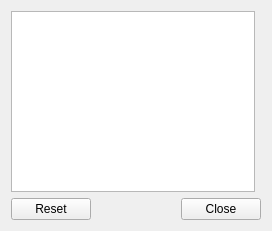
<?xml version="1.0" encoding="UTF-8"?>
<ui version="4.0">
 <class>ConfigDialog</class>
 <widget class="QWidget" name="ConfigDialog">
  <property name="geometry">
   <rect>
    <x>0</x>
    <y>0</y>
    <width>272</width>
    <height>231</height>
   </rect>
  </property>
  <property name="windowTitle">
   <string>Dialog</string>
  </property>
  <layout class="QVBoxLayout" name="verticalLayout">
   <item>
    <layout class="QHBoxLayout" name="horizontalLayout">
     <item>
      <widget class="LxQt::PageSelectWidget" name="moduleList">
       <property name="horizontalScrollBarPolicy">
        <enum>Qt::ScrollBarAlwaysOff</enum>
       </property>
      </widget>
     </item>
     <item>
      <layout class="QVBoxLayout" name="verticalLayout_3">
       <item>
        <widget class="QStackedWidget" name="stackedWidget">
         <property name="currentIndex">
          <number>-1</number>
         </property>
        </widget>
       </item>
      </layout>
     </item>
    </layout>
   </item>
   <item>
    <widget class="QDialogButtonBox" name="buttons">
     <property name="orientation">
      <enum>Qt::Horizontal</enum>
     </property>
     <property name="standardButtons">
      <set>QDialogButtonBox::Close|QDialogButtonBox::Reset</set>
     </property>
    </widget>
   </item>
  </layout>
 </widget>
 <customwidgets>
  <customwidget>
   <class>LxQt::PageSelectWidget</class>
   <extends>QListWidget</extends>
   <header location="global">configdialog/pageselectwidget.h</header>
  </customwidget>
 </customwidgets>
 <tabstops>
  <tabstop>moduleList</tabstop>
  <tabstop>buttons</tabstop>
 </tabstops>
 <resources/>
 <connections>
  <connection>
   <sender>moduleList</sender>
   <signal>currentRowChanged(int)</signal>
   <receiver>stackedWidget</receiver>
   <slot>setCurrentIndex(int)</slot>
   <hints>
    <hint type="sourcelabel">
     <x>150</x>
     <y>123</y>
    </hint>
    <hint type="destinationlabel">
     <x>344</x>
     <y>117</y>
    </hint>
   </hints>
  </connection>
 </connections>
</ui>
